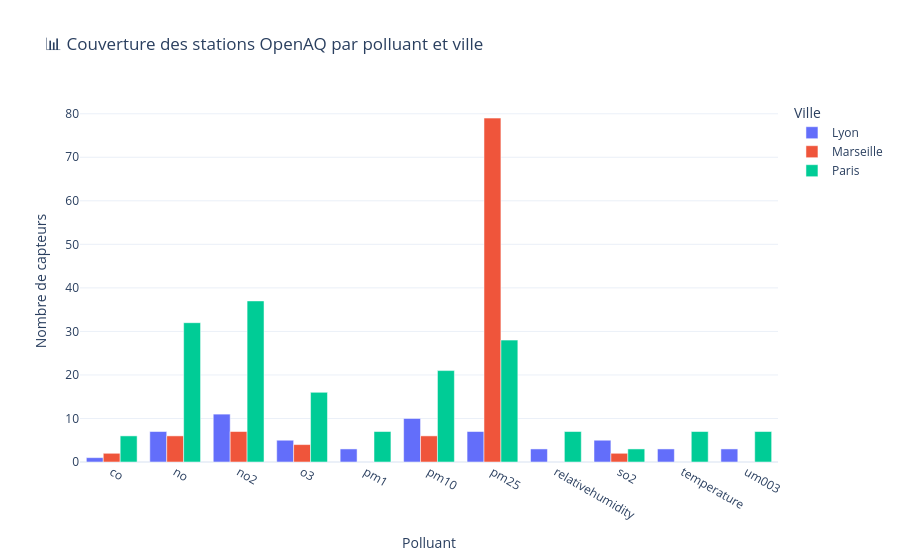

Source (notebook cell):
### Code cell
# Graphique en barres groupées (si données disponibles)
if openaq_dfs and param_col and value_col:
    # Vérifier si on a des valeurs valides
    valid_data = df_openaq.dropna(subset=[value_col])
    
    if len(valid_data) > 0:
        # Moyenne par ville et polluant
        df_summary = valid_data.groupby(['city', param_col])[value_col].mean().reset_index()
        
        fig = px.bar(
            df_summary,
            x=param_col,
            y=value_col,
            color='city',
            barmode='group',
            title='📊 Concentration moyenne par polluant et ville',
            labels={param_col: 'Polluant', value_col: 'Concentration moyenne', 'city': 'Ville'}
        )
        fig.update_layout(template='plotly_white')
        fig.show()
    else:
        # Alternative: afficher la couverture des stations par ville
        coverage = df_openaq.groupby(['city', param_col]).size().reset_index(name='stations')
        
        fig = px.bar(
            coverage,
            x=param_col,
            y='stations',
            color='city',
            barmode='group',
            title='📊 Couverture des stations OpenAQ par polluant et ville',
            labels={param_col: 'Polluant', 'stations': 'Nombre de capteurs', 'city': 'Ville'}
        )
        fig.update_layout(template='plotly_white')
        fig.show()
        print("\n💡 Note: Les données de mesures ne sont pas disponibles, mais les métadonnées des stations sont conservées.")

### Figure 1 — Plotly figure (JSON) as saved in the notebook; plotly's stock layout.template omitted (floating-point values rounded to 4 significant figures)
{"data": [{"alignmentgroup": "True", "hovertemplate": "Ville=Lyon<br>Polluant=%{x}<br>Nombre de capteurs=%{y}<extra></extra>", "legendgroup": "Lyon", "marker": {"color": "#636efa", "pattern": {"shape": ""}}, "name": "Lyon", "offsetgroup": "Lyon", "orientation": "v", "showlegend": true, "textposition": "auto", "type": "bar", "x": ["co", "no", "no2", "o3", "pm1", "pm10", "pm25", "relativehumidity", "so2", "temperature", "um003"], "xaxis": "x", "y": [1, 7, 11, 5, 3, 10, 7, 3, 5, 3, 3], "yaxis": "y"}, {"alignmentgroup": "True", "hovertemplate": "Ville=Marseille<br>Polluant=%{x}<br>Nombre de capteurs=%{y}<extra></extra>", "legendgroup": "Marseille", "marker": {"color": "#EF553B", "pattern": {"shape": ""}}, "name": "Marseille", "offsetgroup": "Marseille", "orientation": "v", "showlegend": true, "textposition": "auto", "type": "bar", "x": ["co", "no", "no2", "o3", "pm10", "pm25", "so2"], "xaxis": "x", "y": [2, 6, 7, 4, 6, 79, 2], "yaxis": "y"}, {"alignmentgroup": "True", "hovertemplate": "Ville=Paris<br>Polluant=%{x}<br>Nombre de capteurs=%{y}<extra></extra>", "legendgroup": "Paris", "marker": {"color": "#00cc96", "pattern": {"shape": ""}}, "name": "Paris", "offsetgroup": "Paris", "orientation": "v", "showlegend": true, "textposition": "auto", "type": "bar", "x": ["co", "no", "no2", "o3", "pm1", "pm10", "pm25", "relativehumidity", "so2", "temperature", "um003"], "xaxis": "x", "y": [6, 32, 37, 16, 7, 21, 28, 7, 3, 7, 7], "yaxis": "y"}], "layout": {"barmode": "group", "legend": {"title": {"text": "Ville"}, "tracegroupgap": 0}, "title": {"text": "📊 Couverture des stations OpenAQ par polluant et ville"}, "xaxis": {"anchor": "y", "domain": [0, 1], "title": {"text": "Polluant"}}, "yaxis": {"anchor": "x", "domain": [0, 1], "title": {"text": "Nombre de capteurs"}}}}
